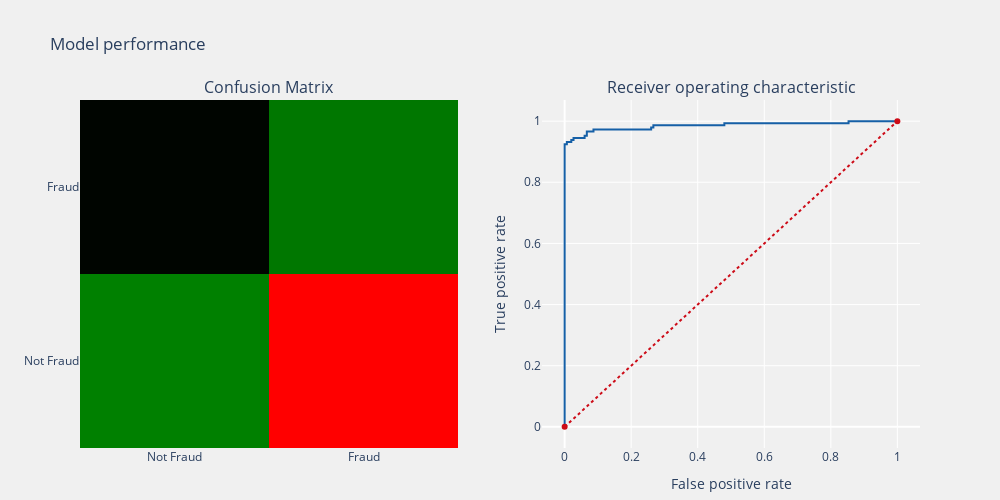
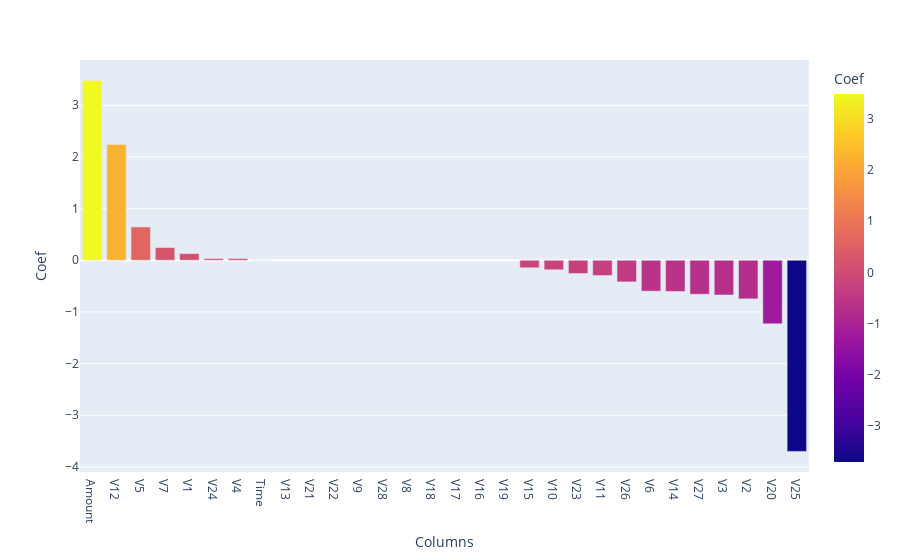

Notebook code for these charts, in order:
### Code cell
logit=LogisticRegression(penalty="l1",C=1, class_weight="balanced",max_iter= 1000, solver= 'liblinear',tol=0.0001)
Fraud(logit,X_train_under,X_test_under,y_train_under.values.ravel(),y_test_under,"coefficients")

### Figure 1 — Plotly figure (JSON) as saved in the notebook; plotly's stock layout.template omitted (floating-point values rounded to 4 significant figures)
{"data": [{"colorscale": [[0, "red"], [0.001, "black"], [1, "green"]], "name": "matrix", "showscale": false, "type": "heatmap", "x": ["Not Fraud", "Fraud"], "xaxis": "x", "y": ["Not Fraud", "Fraud"], "yaxis": "y", "z": [[147, 3], [9, 137]]}, {"line": {"color": "rgb(22, 96, 167)", "width": 2}, "name": "Roc : 0.9591780821917808", "type": "scatter", "x": [0, 0, 0, 0, 0, 0, 0, 0.006667, 0.006667, 0.02, 0.02, 0.02667, 0.02667, 0.06, 0.06, 0.06667, 0.06667, 0.08667, 0.08667, 0.26, 0.26, 0.2667, 0.2667, 0.48, 0.48, 0.8533, 0.8533, 1], "xaxis": "x2", "y": [0, 0.006849, 0.1986, 0.2123, 0.2397, 0.2534, 0.9247, 0.9247, 0.9315, 0.9315, 0.9384, 0.9384, 0.9452, 0.9452, 0.9521, 0.9521, 0.9658, 0.9658, 0.9726, 0.9726, 0.9795, 0.9795, 0.9863, 0.9863, 0.9932, 0.9932, 1, 1], "yaxis": "y2"}, {"line": {"color": "rgb(205, 12, 24)", "dash": "dot", "width": 2}, "type": "scatter", "x": [0, 1], "xaxis": "x2", "y": [0, 1], "yaxis": "y2"}], "layout": {"annotations": [{"font": {"size": 16}, "showarrow": false, "text": "Confusion Matrix", "x": 0.225, "xanchor": "center", "xref": "paper", "y": 1, "yanchor": "bottom", "yref": "paper"}, {"font": {"size": 16}, "showarrow": false, "text": "Receiver operating characteristic", "x": 0.775, "xanchor": "center", "xref": "paper", "y": 1, "yanchor": "bottom", "yref": "paper"}], "autosize": true, "height": 500, "margin": {"b": 10}, "paper_bgcolor": "rgba(240,240,240, 0.95)", "plot_bgcolor": "rgba(240,240,240, 0.95)", "showlegend": false, "title": {"text": "Model performance"}, "width": 1000, "xaxis": {"anchor": "y", "domain": [0, 0.45]}, "xaxis2": {"anchor": "y2", "domain": [0.55, 1], "title": {"text": "False positive rate"}}, "yaxis": {"anchor": "x", "domain": [0, 1]}, "yaxis2": {"anchor": "x2", "domain": [0, 1], "title": {"text": "True positive rate"}}}}

### Figure 2 — Plotly figure (JSON) as saved in the notebook; plotly's stock layout.template omitted (floating-point values rounded to 4 significant figures)
{"data": [{"alignmentgroup": "True", "hovertemplate": "Columns=%{x}<br>Coef=%{marker.color}<extra></extra>", "ids": [3.477, 2.242, 0.645, 0.2469, 0.1285, 0.03388, 0.03372, 0, 0, 0, 0, 0, 0, 0, 0, 0, 0, 0, -0.1459, -0.1835, -0.2573, -0.2956, -0.4182, -0.5979, -0.6037, -0.6575, -0.6724, -0.7472, -1.231, -3.699], "legendgroup": "", "marker": {"color": [3.477, 2.242, 0.645, 0.2469, 0.1285, 0.03388, 0.03372, 0, 0, 0, 0, 0, 0, 0, 0, 0, 0, 0, -0.1459, -0.1835, -0.2573, -0.2956, -0.4182, -0.5979, -0.6037, -0.6575, -0.6724, -0.7472, -1.231, -3.699], "coloraxis": "coloraxis"}, "name": "", "offsetgroup": "", "orientation": "v", "showlegend": false, "textposition": "auto", "type": "bar", "x": ["Amount", "V12", "V5", "V7", "V1", "V24", "V4", "Time", "V13", "V21", "V22", "V9", "V28", "V8", "V18", "V17", "V16", "V19", "V15", "V10", "V23", "V11", "V26", "V6", "V14", "V27", "V3", "V2", "V20", "V25"], "xaxis": "x", "y": [3.477, 2.242, 0.645, 0.2469, 0.1285, 0.03388, 0.03372, 0, 0, 0, 0, 0, 0, 0, 0, 0, 0, 0, -0.1459, -0.1835, -0.2573, -0.2956, -0.4182, -0.5979, -0.6037, -0.6575, -0.6724, -0.7472, -1.231, -3.699], "yaxis": "y"}], "layout": {"barmode": "relative", "coloraxis": {"colorbar": {"title": {"text": "Coef"}}, "colorscale": [[0, "#0d0887"], [0.1111, "#46039f"], [0.2222, "#7201a8"], [0.3333, "#9c179e"], [0.4444, "#bd3786"], [0.5556, "#d8576b"], [0.6667, "#ed7953"], [0.7778, "#fb9f3a"], [0.8889, "#fdca26"], [1, "#f0f921"]]}, "legend": {"tracegroupgap": 0}, "margin": {"t": 60}, "xaxis": {"anchor": "y", "domain": [0, 1], "title": {"text": "Columns"}}, "yaxis": {"anchor": "x", "domain": [0, 1], "title": {"text": "Coef"}}}}
